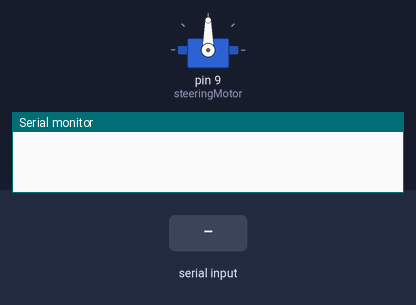
A sketch run on a simulated Arduino Uno, built with avr-gcc and run on an emulated ATmega328P. On the bench: servo, the last lines printed to the serial monitor. The test bench sets the inputs (shaded band).

Above: at 1.2 s.
1.3 s: "90,45\n" received over Serial
At 2.4 s:
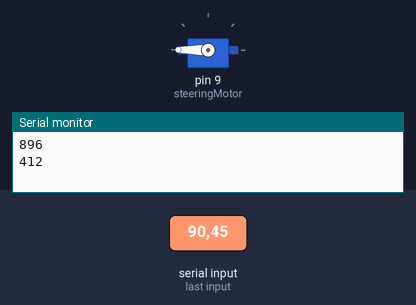
2.8 s: "30,150\n" received over Serial
At 3.6 s:
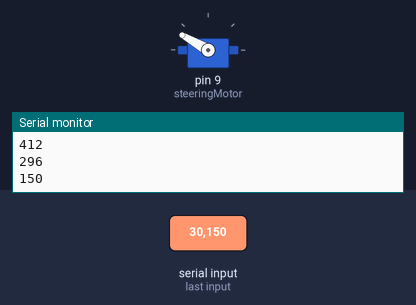
4.3 s: "5\n" received over Serial
At 4.7 s:
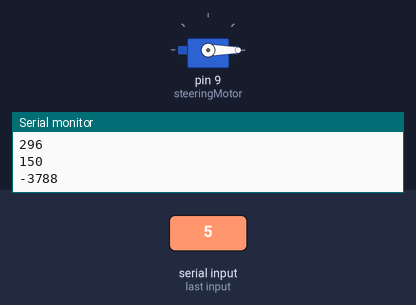
5.8 s: "90\n" received over Serial
At 7.0 s:
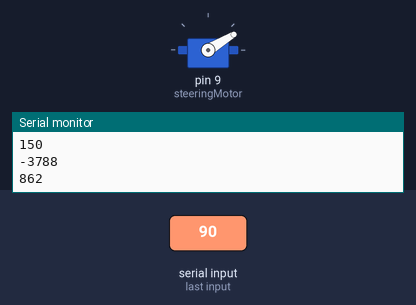
7.3 s: "200\n" received over Serial
At 8.1 s:
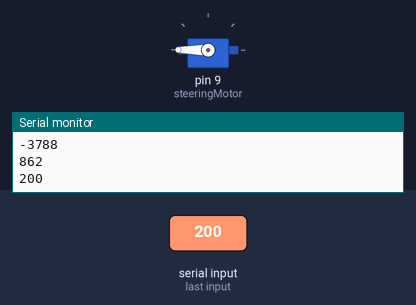
Timing chart, 0 to 9.8 s (numbered marks = the images above; inputs shaded):
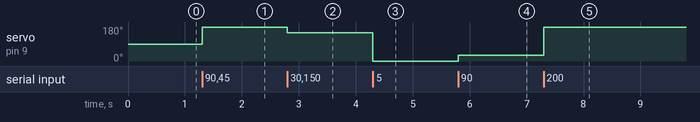

The sketch:

servoCalibration.ino
```cpp
#include <Servo.h>
#define prt Serial
Servo steeringMotor;
int serial_temp;

void setup() {
   steeringMotor.attach(9);
   prt.begin(115200);

}

void loop() {

     while(true) {
        if(prt.available() > 2) {
            serial_temp = prt.read()-'0';
            serial_temp = serial_temp * 10 + prt.read()-'0';
            serial_temp = serial_temp * 10 + prt.read()-'0';
            prt.println(serial_temp);
            steeringMotor.write(serial_temp);
        }
    }
}
```

Measured:
- after the input at 1.3 s, servo on pin 9 (steeringMotor): 90° → 180° at once
- after the input at 2.8 s, servo on pin 9 (steeringMotor): 180° → 150° at once
- after the input at 4.3 s, servo on pin 9 (steeringMotor): 150° → 0° at once
- after the input at 5.8 s, servo on pin 9 (steeringMotor): 0° → 31° at once
- after the input at 7.3 s, servo on pin 9 (steeringMotor): 31° → 180° at once
